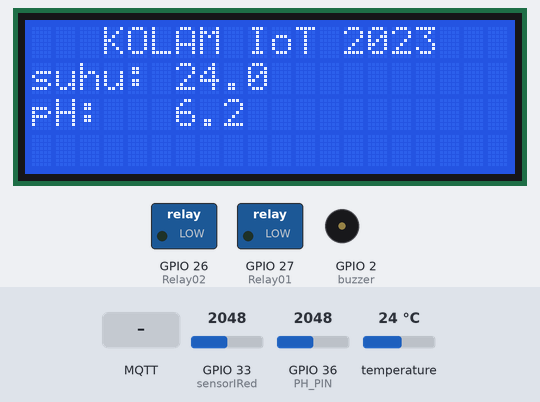
The sketch below on a simulated ESP32. Parts: 20×4 character LCD, switched loads named in the sketch (green lamp = pin HIGH), buzzer (waves = sounding, pin HIGH). Inputs (shaded band) come from the test bench; at power-on: temperature 24 °C, GPIO 36 (PH_PIN) = 2048, GPIO 33 (sensorIRed) = 2048. WiFi joins after 1.5 s; servers stay silent unless stated; no MQTT or app messages arrive unless stated; what the sketch prints to the serial monitor is not drawn.

Above: at 11.2 s.
11.3 s: MQTT message "on" arrives on the first subscribed topic
At 11.6 s:
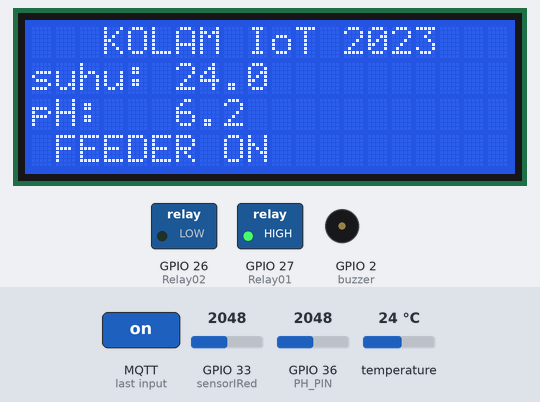
12.8 s: MQTT message "off" arrives on the first subscribed topic
At 13.9 s:
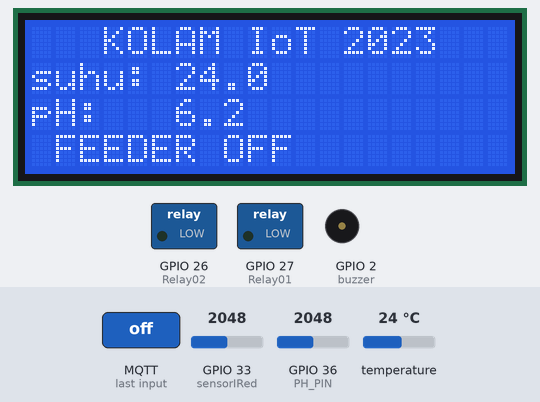
14.3 s: MQTT message "on" arrives on the second subscribed topic
At 14.7 s:
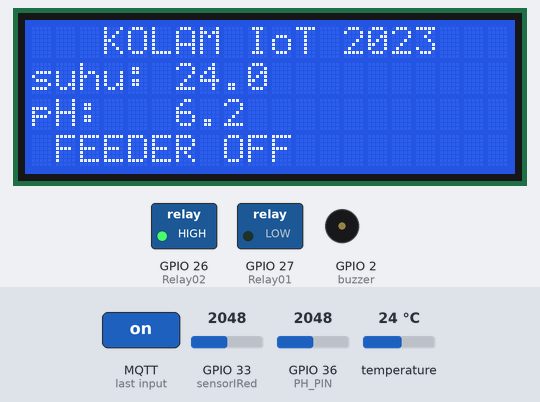
15.8 s: MQTT message "on" arrives on the third subscribed topic
At 17.0 s:
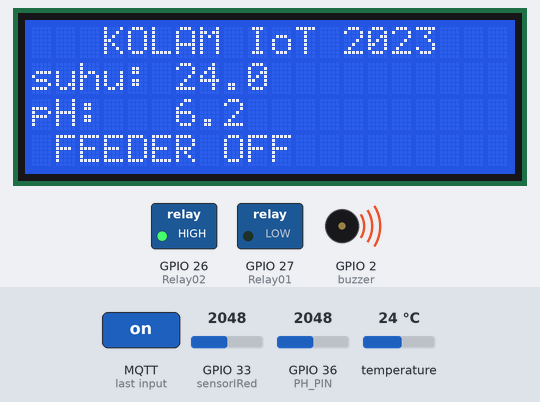
17.3 s: temperature set to 12 °C
At 21.6 s:
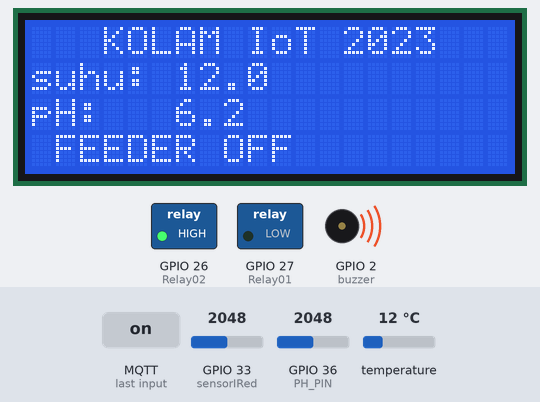
22.1 s: GPIO 36 (PH_PIN) set to 2866
At 26.7 s:
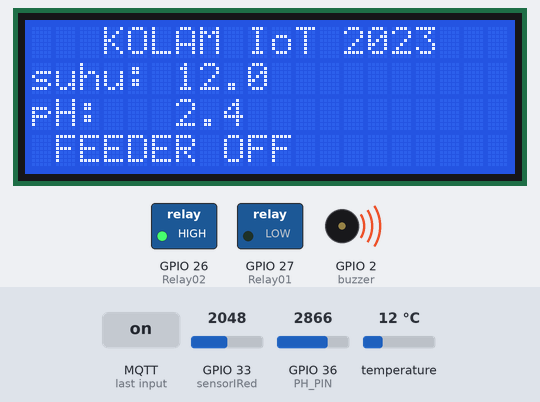
Timing chart, 0 to 28.1 s (numbered marks = the images above; inputs shaded):
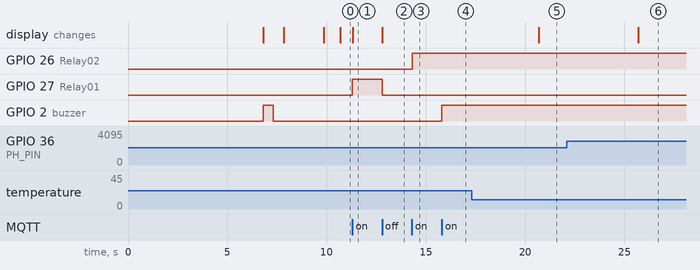

Measured:
- after the input at 11.3 s, GPIO 27 (Relay01): LOW → HIGH at once; the display: changes at once (image 1)
- after the input at 12.8 s, GPIO 27 (Relay01): HIGH → LOW at once; the display: changes at once (image 2)
- after the input at 14.3 s, GPIO 26 (Relay02): LOW → HIGH at once
- after the input at 15.8 s, GPIO 2 (buzzer): LOW → HIGH at once
- after the input at 17.3 s, the display: changes after 3.4 s (image 5)
- after the input at 22.1 s, the display: changes after 3.6 s (image 6)

The sketch:

azaBoardRelay2023_LCD2024_LIZA.ino
```cpp
#include <OneWire.h>
#include <DallasTemperature.h>
#include <SPI.h>
#include <Wire.h>
#include <LiquidCrystal_I2C.h>
#include <WiFi.h>
#include <PubSubClient.h>
#include "DFRobot_ESP_PH.h"

//----ISTIHAR GPIO PIN anda kumpulkan disini ---------------------------------------------------------------------------------


//---=on board------
#define oneWireBus 15  //--SENSOR SUHU DS18B20
#define Relay01 27   //relay 1
#define Relay02 26   // relay 2
#define buzzer  2     // Buzzer
//--- device/sensor OFF board ------
#define sensorIRed  33
#define AnalogSensor2  35
#define temtLightSensor 39


#define ESPADC 4096.0   //the esp Analog Digital Convertion value
#define ESPVOLTAGE 3300 //the esp voltage supply value
#define PH_PIN 36   //the esp gpio data pin number
float voltage, phValue, temperature=25;


DFRobot_ESP_PH ph;
//----------------------------------- end -------------------------------------------------------------


//----ISTIHAR LCD I2C --------------------------------------------------------------
LiquidCrystal_I2C lcd(0x27,20,4);


//----ISTIHAR SENSOR SUHU DS18B20 ---------------------------------------------------------------------

OneWire oneWire(oneWireBus);
DallasTemperature sensors(&oneWire);
//----------------------------------- end -------------------------------------------------------------


//---- PENETAPAN WIFI ---------------------------------------------------------------------------------


//const char* ssid = "xxxxxxxxxxxxxxx nama wifi SSID anda";
//const char* password = "xxxxxxxxxxx password wifi SSID anda";

const char* ssid = "Alias FredoX_2.4GHz@unifi";
const char* password = "0135335045";

//const char* ssid = "Syazwan Iskandar's Galaxy Z Fold";
//const char* password = "pojq4860";


//-------------------------------------------------------------------------------
WiFiClient espClient;
PubSubClient client(espClient); //MQTT
const char* mqtt_server = "broker.hivemq.com";


//----------------------------------- end -------------------------------------------------------------


//---- PEMBOLEHUBAH DATA---------------------------------------------------------------------------------


char varPotString[8];
long lastMsg = 0;
char msg[50];
int value = 0;
float light;


//----------------------------------- end ---------------------------------------------


void setup() {
  pinMode (Relay01,OUTPUT);
  pinMode (Relay02,OUTPUT);
  pinMode (buzzer,OUTPUT);

  delay(100);
  digitalWrite(Relay01,LOW);
  digitalWrite(Relay02,LOW);
  digitalWrite(buzzer,LOW);

  setup_wifi();
  client.setServer(mqtt_server, 1883);
  client.setCallback(callback);
  delay(100);

  Serial.begin(115200);
  sensors.begin();
  ph.begin();

  lcd.init();
  lcd.backlight();
  lcd.setCursor(0,0);
  lcd.print("System is starting..");
  digitalWrite(buzzer,HIGH);
  delay(500);
  digitalWrite(buzzer,LOW);
  delay(500);

  lcd.setCursor(0,1);
  lcd.print("ESP32 PROJECT BOARD ");
  delay(2000);
  lcd.clear();
  lcd.setCursor(0,0);
  lcd.print("   KOLAM IoT 2023   ");
}


void loop() {
if (!client.connected()) {
    reconnect();
  }
  client.loop();


  long now = millis();


  if (now - lastMsg > 5000) {
    lastMsg = now;


          //-----------------------------------------------------------------------
          //---mulakan sensor kod anda disini--
    sensorsuhu();
    sensorPH();
    sensorIR();
          //-------------------end ------------------------------------------------
  }
}
```

sensorFunction.ino
```cpp
void sensorVar(){

  int dataVar = analogRead(AnalogSensor2);
  Serial.print("Sensor Ambient : ");
  Serial.println(dataVar);

  float ambient = dataVar * 0.0976;// percentage calculation
  Serial.print("peratus intensity : ");
  Serial.println(ambient,1);

  lcd.setCursor(0,2);
  lcd.print("cahaya: ");
  lcd.setCursor(8,2);
  lcd.print(dataVar);

  dtostrf(dataVar, 1, 2, varPotString);
  client.publish("kolamiot02/cahaya", varPotString);
}

void sensorsuhu(void)
{
  sensors.requestTemperatures(); // Send the command to get temperatures
  float tempC = sensors.getTempCByIndex(0);
  Serial.print("Sensor suhu : ");
  Serial.println(tempC);

  lcd.setCursor(0,1);
  lcd.print("suhu: ");
  lcd.setCursor(6,1);
  lcd.print(tempC,1);

  dtostrf(tempC, 1, 2, varPotString);
  client.publish("kolamiot02/suhu", varPotString);

}


void sensorPH()
{

  voltage = analogRead(PH_PIN) / ESPADC * ESPVOLTAGE; // read the voltage
  Serial.print("voltage:");
  Serial.println(voltage, 1);

  float phValue = ph.readPH(voltage, 28); // convert voltage to pH with temperature compensation
  Serial.print("pH:");
  Serial.println(phValue, 1);

  lcd.setCursor(0,2);
  lcd.print("pH: ");
  lcd.setCursor(6,2);
  lcd.print(phValue,1);

  dtostrf(phValue, 1, 2, varPotString);
  client.publish("kolamiot02/ph", varPotString);

}


void sensorIR(){

  int dataIR = analogRead(sensorIRed);
  Serial.print("paras IR : ");
  Serial.println(dataIR);

  //lcd.setCursor(0,2);
  //lcd.print("cahaya: ");
  //lcd.setCursor(8,2);
  //lcd.print(dataVar);

  dtostrf(dataIR, 1, 2, varPotString);
  client.publish("kolamiot02/parasIR", varPotString);
}
```

wifiFunction.ino
```cpp
void setup_wifi() {
  delay(10);
  Serial.println();
  Serial.print("Connecting to ");
  Serial.println(ssid);


  lcd.setCursor(0,1);
  lcd.print(" Connecting to ");
  lcd.print(ssid);


  WiFi.begin(ssid, password);


  while (WiFi.status() != WL_CONNECTED) {
    delay(500);
    Serial.print(".");
  }


  Serial.println("");
  Serial.println("WiFi connected");
  Serial.println("IP address: ");
  Serial.println(WiFi.localIP());


  lcd.setCursor(0,2);
  lcd.print("WiFi connected");
  lcd.setCursor(0,3);
  lcd.print(WiFi.localIP());
  delay(5000);
}


void callback(char* topic, byte* message, unsigned int length) {
  Serial.print("Message arrived on topic: ");
  Serial.print(topic);
  Serial.print(". Message: ");
  String messageTemp;

  for (int i = 0; i < length; i++) {
    Serial.print((char)message[i]);
    messageTemp += (char)message[i];
  }
  Serial.println();


  //----------letakkan kawalan GPIO disini-----------------------------

if (String(topic) == "liza/relay1") {
    Serial.print("Changing output to ");
    if(messageTemp == "on"){
      Serial.println("on");
      digitalWrite(Relay01,HIGH);
      client.publish("liza/relay1/status", "RELAY 1 ON");
      lcd.setCursor(0,3);
      lcd.print(" FEEDER ON ");


    }
    else if(messageTemp == "off"){
      Serial.println("off");
      digitalWrite(Relay01,LOW);
      client.publish("liza/relay1", "RELAY 1 OFF");
      lcd.setCursor(0,3);
      lcd.print(" FEEDER OFF");

    }
  }

 if (String(topic) == "liza/relay2") {
    Serial.print("Changing output to ");
    if(messageTemp == "on"){
      Serial.println("on");
      digitalWrite(Relay02,HIGH);
      client.publish("liza/relay2/status", "RELAY 2 ON");
    }
    else if(messageTemp == "off"){
      Serial.println("off");
      digitalWrite(Relay02,LOW);
       client.publish("liza/relay2/status", "RELAY 2 OFF");
    }
  }

   if (String(topic) == "liza/buzzer") {
    Serial.print("Changing output to ");
    if(messageTemp == "on"){
      Serial.println("on");
      digitalWrite(buzzer,HIGH);
      client.publish("liza/buzzer/status", "RELAY 2 ON");
    }
    else if(messageTemp == "off"){
      Serial.println("off");
      digitalWrite(buzzer,LOW);
       client.publish("liza/buzzer/status", "RELAY 2 OFF");
    }
  }

  //----------end------------------------------------------------------
}


void reconnect() {
  // Loop until we're reconnected
  while (!client.connected()) {
    Serial.print("Attempting MQTT connection...");
    // Attempt to connect
    //----------Nama Client ID---------------------------------------------------
    if (client.connect("lizapolimasptsb0002")) {
    //-------------------------------------------------------------
      Serial.println("connected");

      //-------------------subscribe topik anda disini --------------------
      client.subscribe("liza/relay1");
      client.subscribe("liza/relay2");
      client.subscribe("liza/buzzer");
      //----------------------------end------------------------------------
    } else {
      Serial.print("failed, rc=");
      Serial.print(client.state());
      Serial.println(" try again in 5 seconds");
      // Wait 5 seconds before retrying
      delay(5000);
    }
  }
}
```
